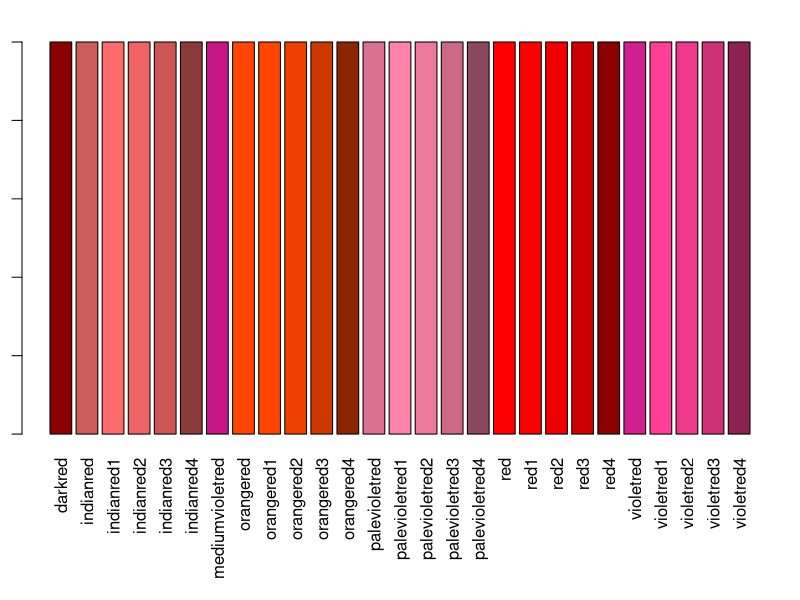
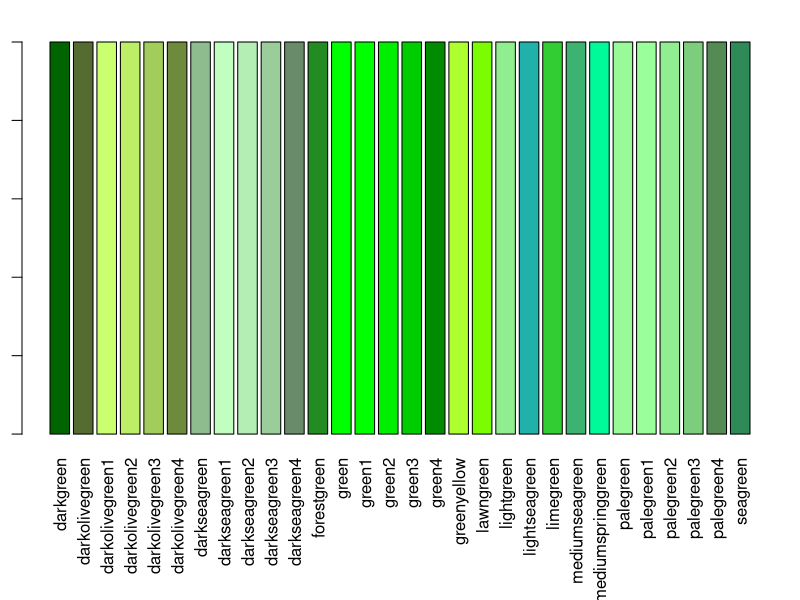

Write the R code that produced these figures, in order.
########################
###
### Leonard Mada
### [the one and only]
###
### Graphics Tools
###
### draft v.0.1a-ex


### Graphics Tools


####################
### Helper Functions

find.col = function(name="red", start=1, max=30, bottom.mrg=8, ...) {
	is.col = grepl(name, colors());
	n.max = min(sum(is.col), start + max - 1);
	id = seq(start, n.max);
	name.col = colors()[is.col][id]
	x = rep(1, length(id)); names(x) = name.col;
	# set bottom margin
	old.par = par(mar=c(bottom.mrg,1,2,1) + 0.1)
		barplot(x, col=name.col, las=3, ...)
	par(old.par)
}



######################

### Examples

find.col()
find.col("green")

